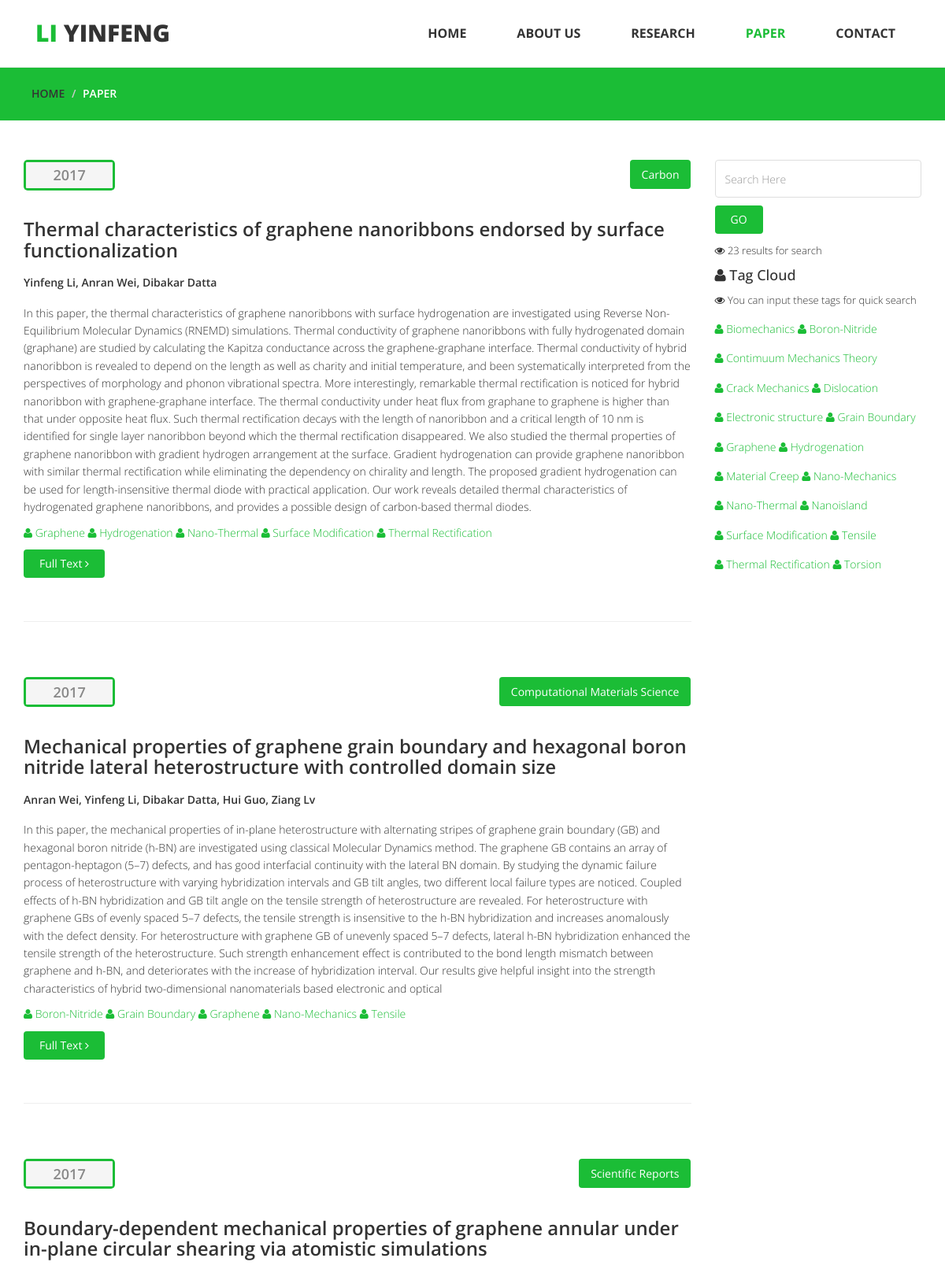
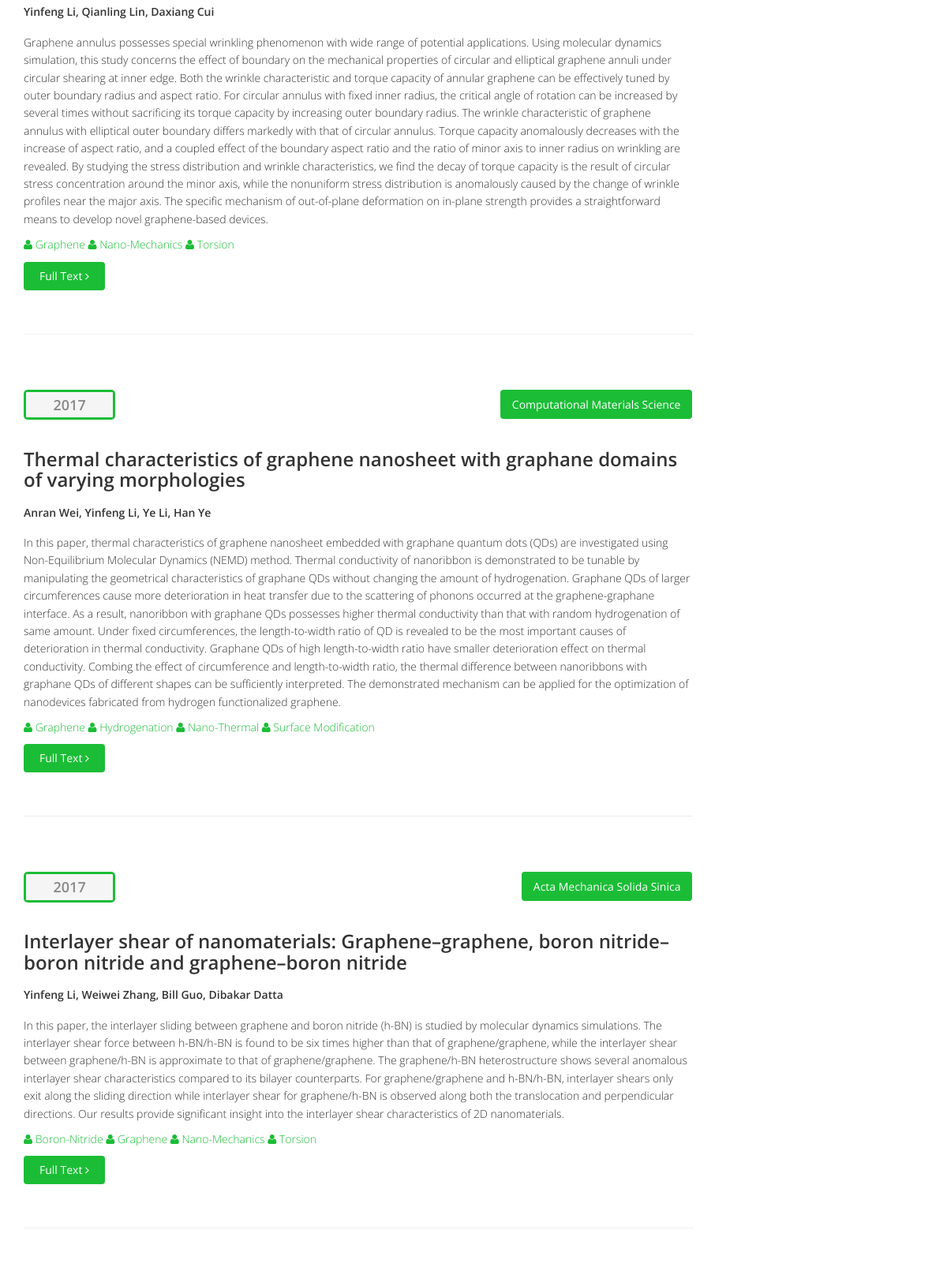
The app's page /base/blog.html/ (upper part) with its own data (2 pictures, top to bottom).
### base/models.py (models this page shows, shortened)
@python_2_unicode_compatible
class Article(models.Model):
    column = models.ManyToManyField(Column, blank=True, null=True, verbose_name = 'belong to')
    title = models.CharField(max_length=256)
    author = models.CharField(max_length=256)
    abstract = models.TextField('abstract')
    publishment = models.CharField(max_length=256)
    upload_date = models.DateTimeField(auto_now_add=True, editable=True)
    articleurl = models.CharField(max_length=256)
    publish_year = models.IntegerField()
    class Meta:
        verbose_name = 'article'
        verbose_name_plural = 'article'
    objects = ArticleManager()

@python_2_unicode_compatible
class Column(models.Model):
    name = models.CharField('column_name', max_length=256)
    intro = models.TextField('introduction', default='')
    class Meta:
        verbose_name = 'column'
        verbose_name_plural = 'column'
        ordering = ['name']

### base/views.py (the view, shortened to what this page needs)
def blog(request):
    article_column = Column.objects.all()
    keyword = request.POST.get('searchWords')
    allArticle = Article.objects.query_by_time()
    SearchResult = []
    if keyword == None:
        SearchResult = allArticle
    if len(SearchResult) == 0:
        SearchStatus = "Error"
    else:
        SearchStatus = "Success"
    ResultAmount = len(SearchResult)
    paginator = Paginator(SearchResult, 6)  # Show n articles per page
    page = request.GET.get('page')
    try:
        contacts = paginator.page(page)
    except PageNotAnInteger:
        contacts = paginator.page(1)
    except EmptyPage:
        contacts = paginator.page(paginator.num_pages)
    return render(request, 'blog.html', {"keyword": keyword,
                                                "Contacts": contacts,
                                                "SearchStatus": SearchStatus,
                                                "ResultAmount": ResultAmount,
                                         "article_column":article_column})

### base/models.py (called while the page is built)
    def query_by_time(self):
        query = self.get_queryset().order_by('-publish_year')
        return query

### templates/blog.html (shortened to what this page needs)
<!DOCTYPE html>
<html lang="en">
  <head>
    {% load staticfiles %}
    <link href="{% static "css/bootstrap.min.css" %}" rel="stylesheet">
	<link rel="stylesheet" href="{% static "css/font-awesome.min.css" %}">
	<link rel="stylesheet" href="{% static "css/animate.css" %}">
	<link href="{% static "css/prettyPhoto.css" %}" rel="stylesheet">
	<link href="{% static "css/style.css" %}" rel="stylesheet" />
  </head>
  <body>
	<header>
		<nav class="navbar navbar-default navbar-fixed-top" role="navigation">
			<div class="navigation">
				<div class="container">
					<div class="navbar-header">
						<div class="navbar-brand">
							<a href="/base/index.html"><h1><span>Li </span>Yinfeng</h1></a>
						</div>
					</div>
					<div class="navbar-collapse collapse">
						<div class="menu">
							<ul class="nav nav-tabs" role="tablist">
								<li role="presentation"><a href="/base/index.html">Home</a></li>
								<li role="presentation"><a href="/base/about.html">About Us</a></li>
								<li role="presentation"><a href="/base/services.html">Research</a></li>
								<li role="presentation"><a href="/base/blog.html"  class="active">Paper</a></li>
								<li role="presentation"><a href="/base/contact.html">Contact</a></li>
							</ul>
						</div>
					</div>
				</div>
			</div>
		</nav>
	</header>
	<div id="breadcrumb">
		<div class="container">
			<div class="breadcrumb">
				<li><a href="/base/index.html">Home</a></li>
				<li>Paper</li>
			</div>
		</div>
	</div>
	<section id="blog" class="container">
        <div class="blog">
            <div class="row">
                 <div class="col-md-9">
                     {% if SearchStatus == "Success" %}
                     {% for article in Contacts %}
                     <div class="blog-item">
                        <div class="row">
                            <div class="col-xs-12 col-sm-2">
                                <div class="entry-meta">
                                    <span id="publish_date">{{ article.publish_year }}</span>
                                </div>
                            </div>
                            <div class="col-xs-12 col-sm-10 blog-content">
                                <ul class="tag-cloud">
                                    <li><a class="btn btn-xs btn-primary">{{ article.publishment}}</a></li>
                                </ul>
                            </div>
                            <div class="col-xs-12  blog-content">
                                <h4>{{ article.title }}</h4>
                                <h5>{{ article.author}}</h5>
                                <p>{{ article.abstract}}</p>
                                <p>
                                    {% for column in article.column.all %}
                                    <span id="column"><i class="fa fa-user"></i> {{ column.name }} </span>
                                {% endfor %}
                                </p>
                                <p><a href="{{ article.articleurl }}" target="_blank" class="btn btn-primary readmore" >Full Text <i class="fa fa-angle-right"></i></a></p>
                            </div>
                        </div>
                    <hr>
                    </div>
                     {% endfor %}
                     {% endif %}
                </div>
                <div class="col-md-3">
                    <div class="widget search">
                        <form role="form" method="POST">
                            <input type="text" name="searchWords" class="form-control search_box" autocomplete="off" placeholder="Search Here" value="">
                            <input type="submit" class="btn btn-primary subbotton" value="GO"/>
                        </form>
                        <p><i class="fa fa-eye"></i> {{ ResultAmount }} results for search</p>
                        <h4><i class="fa fa-user"></i> Tag Cloud</h4>
                        <p><i class="fa fa-eye"></i> You can input these tags for quick search</p>
                        <ul class="tag-cloud">
                            {% for column in article_column %}
                            <li id="column"><i class="fa fa-user"></i> {{ column.name }} </li>
                            {% endfor %}
                        </ul>
                    </div>
    			</div>
            </div>
        </div>
    </section>
  </body>
</html>

### static/css/style.css (style rules this page uses)
body { font-family:'Open Sans', Arial, sans-serif; font-size:14px; font-weight:300; line-height:1.6em; color:#fff; background-color:#fff; overflow-x:hidden; }
hi,h2,h3,h4,h5,h6 { color:#333; line-height:1.1em; }
p { color:#333; font-size:13px; }
a { text-decoration:none; transition: all 0.1s ease-in-out; -moz-transition: all 0.1s ease-in-out; -webkit-transition: all 0.1s ease-in-out; -o-transition: all 0.1s ease-in-out; outline: none; color:#333; }
.btn-primary { padding: 8px 20px; background: #1BBD36; color: #fff; border-radius: 4px; border:none; margin-top: 0px; }
#breadcrumb { background-color: #1BBD36; margin-top: -20px; }
.breadcrumb { list-style: none; background-color: #1BBD36; border-radius: 0px; padding:3px 10px; }
.breadcrumb li { text-transform:uppercase; margin-top:125px; font-weight:600; }
.navigation { background-color:#fff; padding:0; }
.navbar-brand h1 { margin-top:5px; padding-top:5px; float: left; font-size: 30px; color:#333; text-transform:uppercase; font-weight:900; }
.navbar-brand h1 span { color: #1BBD36; }
.menu { font-size:12px; float:right; text-transform:uppercase; font-weight:700; }
.menu ul.nav-tabs li { color:#000; }
.nav-tabs { border-bottom: 0; }
.nav-tabs > li { float: left; margin-bottom: 0; }
.nav-tabs > li > a { font-size:16px; border-radius:0; color:#333; padding:30px; }
.nav-tabs > li > a.active { color: #1BBD36; border-radius:0; transition: all 0.3s ease-in-out; -moz-transition: all 0.3s ease-in-out; -webkit-transition: all 0.3s ease-in-out; -o-transition: all 0.3s ease-in-out; }
#blog { margin-top:50px; }
#blog ul { float: right; }
.widget { margin-bottom: 10px; padding-left: 0; }
.blog-item { border-radius: 0; overflow: hidden; margin-bottom: 50px; }
.blog .blog-item .blog-content { padding-bottom: 25px; }
.readmore { margin-top: 0; }
.subbotton { margin-top: 10px; }
.blog .blog-item .blog-content h4 { margin-bottom: 20px; font-weight: 600; font-size: 24px; }
.blog .blog-item .blog-content h5 { margin-bottom: 20px; font-weight: 600; }
.blog .blog-item .blog-content p { font-size: 14px; }
.blog .blog-item .entry-meta { border-radius: 5px; overflow: hidden; }
.blog .blog-item .entry-meta > span { background: #f5f5f5; border-top: 1px solid #fff; display: block; font-size: 18px; font-weight: 600; overflow: hidden; padding: 5px; text-align: left; }
#publish_date { background: #f5f5f5; border: 3px solid #1BBD36; border-radius: 4px; color: #888; padding: 5px 0; text-align: center; }
#column { font-size: 14px; background: #fff; color: #1BBD36; padding: 5px 0; text-align: center; margin-bottom: 5px; }
.blog .blog-item .entry-meta > span { color: #ccc; }
.search_box { background-image: url("../images/search_icon.png"); background-position: 314px 15px; background-repeat: no-repeat; border-color: #DEDEDE; height: 48px; outline: medium none; box-shadow: none; }
ul.tag-cloud, ul.sidebar-gallery { list-style: none; padding: 0; margin: 0; }
.tag-cloud li { display: inline-block; margin-bottom: 3px; }
.tag-cloud li a { font-size: 14px; background: #1BBD36; color: #fff; border: 0; border-radius: 4px; padding: 8px 15px; }

### records on screen
Article: publish_year "2017", publishment "Carbon", title "Thermal characteristics of graphene nanoribbons endorsed by surface functionalization", author "Yinfeng Li, Anran Wei, Dibakar Datta", abstract "In this paper, the thermal characteristics of graphene nanoribbons with surface hydrogenation are investigated using Reverse Non-Equilibrium Molecular Dynamics (RNEMD) simulations. Thermal conductivity of graphene nanoribbons with fully hydrogenated domain (graphane) are studied by calculating the Kapitza conductance across the graphene-graphane interface. Thermal conductivity of hybrid nanoribbon is revealed to depend on the length as well as charity and initial temperature, and been systematically interpreted from the perspectives of morphology and phonon vibrational spectra. More interestingly, remarkable thermal rectification is noticed for hybrid nanoribbon with graphene-graphane…"
Column: name "Graphene"
Column: name "Hydrogenation"
Column: name "Nano-Thermal"
Column: name "Surface Modification"
Column: name "Thermal Rectification"
Article: publish_year "2017", publishment "Computational Materials Science", title "Mechanical properties of graphene grain boundary and hexagonal boron nitride lateral heterostructure with controlled domain size", author "Anran Wei, Yinfeng Li, Dibakar Datta, Hui Guo, Ziang Lv", abstract "In this paper, the mechanical properties of in-plane heterostructure with alternating stripes of graphene grain boundary (GB) and hexagonal boron nitride (h-BN) are investigated using classical Molecular Dynamics method. The graphene GB contains an array of pentagon-heptagon (5–7) defects, and has good interfacial continuity with the lateral BN domain. By studying the dynamic failure process of heterostructure with varying hybridization intervals and GB tilt angles, two different local failure types are noticed. Coupled effects of h-BN hybridization and GB tilt angle on the tensile strength of heterostructure are revealed. For heterostructure with graphene GBs of evenly spaced 5–7 defects,…"
Column: name "Boron-Nitride"
Column: name "Grain Boundary"
Column: name "Nano-Mechanics"
Column: name "Tensile"
Article: publish_year "2017", publishment "Scientific Reports", title "Boundary-dependent mechanical properties of graphene annular under in-plane circular shearing via atomistic simulations", author "Yinfeng Li, Qianling Lin, Daxiang Cui", abstract "Graphene annulus possesses special wrinkling phenomenon with wide range of potential applications. Using molecular dynamics simulation, this study concerns the effect of boundary on the mechanical properties of circular and elliptical graphene annuli under circular shearing at inner edge. Both the wrinkle characteristic and torque capacity of annular graphene can be effectively tuned by outer boundary radius and aspect ratio. For circular annulus with fixed inner radius, the critical angle of rotation can be increased by several times without sacrificing its torque capacity by increasing outer boundary radius. The wrinkle characteristic of graphene annulus with elliptical outer boundary…"
Column: name "Torsion"
Article: publish_year "2017", publishment "Computational Materials Science", title "Thermal characteristics of graphene nanosheet with graphane domains of varying morphologies", author "Anran Wei, Yinfeng Li, Ye Li, Han Ye", abstract "In this paper, thermal characteristics of graphene nanosheet embedded with graphane quantum dots (QDs) are investigated using Non-Equilibrium Molecular Dynamics (NEMD) method. Thermal conductivity of nanoribbon is demonstrated to be tunable by manipulating the geometrical characteristics of graphane QDs without changing the amount of hydrogenation. Graphane QDs of larger circumferences cause more deterioration in heat transfer due to the scattering of phonons occurred at the graphene-graphane interface. As a result, nanoribbon with graphane QDs possesses higher thermal conductivity than that with random hydrogenation of same amount. Under fixed circumferences, the length-to-width ratio of…"
Article: publish_year "2017", publishment "Acta Mechanica Solida Sinica", title "Interlayer shear of nanomaterials: Graphene–graphene, boron nitride–boron nitride and graphene–boron nitride", author "Yinfeng Li, Weiwei Zhang, Bill Guo, Dibakar Datta", abstract "In this paper, the interlayer sliding between graphene and boron nitride (h-BN) is studied by molecular dynamics simulations. The interlayer shear force between h-BN/h-BN is found to be six times higher than that of graphene/graphene, while the interlayer shear between graphene/h-BN is approximate to that of graphene/graphene. The graphene/h-BN heterostructure shows several anomalous interlayer shear characteristics compared to its bilayer counterparts. For graphene/graphene and h-BN/h-BN, interlayer shears only exit along the sliding direction while interlayer shear for graphene/h-BN is observed along both the translocation and perpendicular directions. Our results provide significant…"
Column: name "Biomechanics"
Column: name "Contimuum Mechanics Theory"
Column: name "Crack Mechanics"
Column: name "Dislocation"
Column: name "Electronic structure"
Column: name "Material Creep"
Column: name "Nanoisland"

### other values on screen
{{ ResultAmount }} "23"
